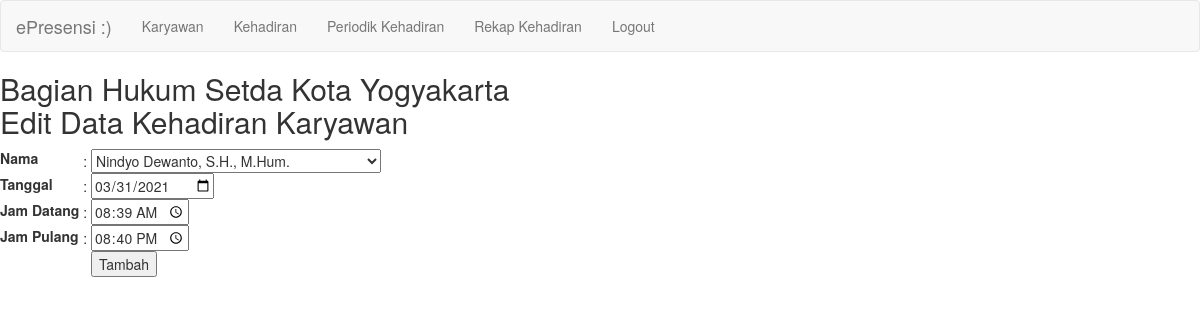
/edit_kehadiran.php?id=11, run on the app's committed database.
### tables this page shows
CREATE TABLE `kehadiran` (
  `id_kehadiran` int(11) NOT NULL AUTO_INCREMENT,
  `id_karyawan` int(11) NOT NULL,
  `tanggal` date NOT NULL,
  `jam_datang` time NOT NULL,
  `jam_pulang` time NOT NULL,
  PRIMARY KEY (`id_kehadiran`)
);

### functions/fungsi.php (called while the page is built, shortened)
<?php
function tampilkan_karyawan(){
  global $koneksi;
  $query = "SELECT * FROM karyawan";
  $result = mysqli_query($koneksi, $query) or die('gagal menampilkan data');
  return $result;
}
function tampilkan_kehadiran_id($id){
  global $koneksi;
  $query = "SELECT * FROM kehadiran join karyawan on kehadiran.id_karyawan=karyawan.id_karyawan WHERE id_kehadiran=$id";
  $result = mysqli_query($koneksi, $query) or die('gagal menampilkan data');
  return $result;
}
 ?>

### edit_kehadiran.php (the view, shortened to what this page needs)
<?php
require_once 'view/header.php'; ?>
<h2>Bagian Hukum Setda Kota Yogyakarta<br> Edit Data Kehadiran Karyawan</h2>
<?php
$id = $_GET['id'];
if(isset($_GET['id'])){
  $satukehadiran = tampilkan_kehadiran_id($id);
  while ($row = mysqli_fetch_assoc($satukehadiran)) {
    $id_karyawan = $row['id_karyawan'];
    $tanggal = $row['tanggal'];
    $jamdatang = $row['jam_datang'];
    $jampulang = $row['jam_pulang'];
  }
 ?>
<form action="" method="POST">
<table class="kehadiran">
  <tr>
    <td><label for="nama">Nama</label></td>
    <td>&nbsp;:&nbsp;</td>
    <td>
      <select id="nama" name="id_karyawan">
					<?php
					$karyawan = tampilkan_karyawan();
					while($pilih = mysqli_fetch_assoc($karyawan)){
            if($pilih['id_karyawan']==$id_karyawan){
  							echo "<option value = '$pilih[id_karyawan]' selected>$pilih[nama]</option>";
  							}else{
  							echo "<option value = '$pilih[id_karyawan]' >$pilih[nama]</option>";
  							}}
					}
					?>
				</select>
    </td>
  </tr>
  <tr>
    <td><label for="tanggal">Tanggal</label> </td>
    <td>&nbsp;:&nbsp;</td>
    <td> <input type="date" name="tanggal" id="tanggal" value="<?= $tanggal; ?>"> </td>
  </tr>
  <tr>
    <td><label for="jam_datang">Jam Datang</label> </td>
    <td>&nbsp;:&nbsp;</td>
    <td> <input type="time" name="jam_datang" id="jam_datang" value="<?= $jamdatang; ?>"></td>
  </tr>
  <tr>
    <td><label for="jam_pulang">Jam Pulang</label> </td>
    <td>&nbsp;:&nbsp;</td>
    <td> <input type="time" name="jam_pulang" id="jam_pulang" value="<?= $jampulang; ?>"></td>
  </tr>
  <tr>
    <td></td>
    <td></td>
    <td><input type="submit" name="submit" value="Tambah">
  </tr>
</table>
</form>

### data on the page
kehadiran: tanggal "03/31/2021", jam_datang "08:39:00", jam_pulang "20:40:00"

### other printed values
form field id_karyawan "Nindyo Dewanto, S.H., M.Hum."
